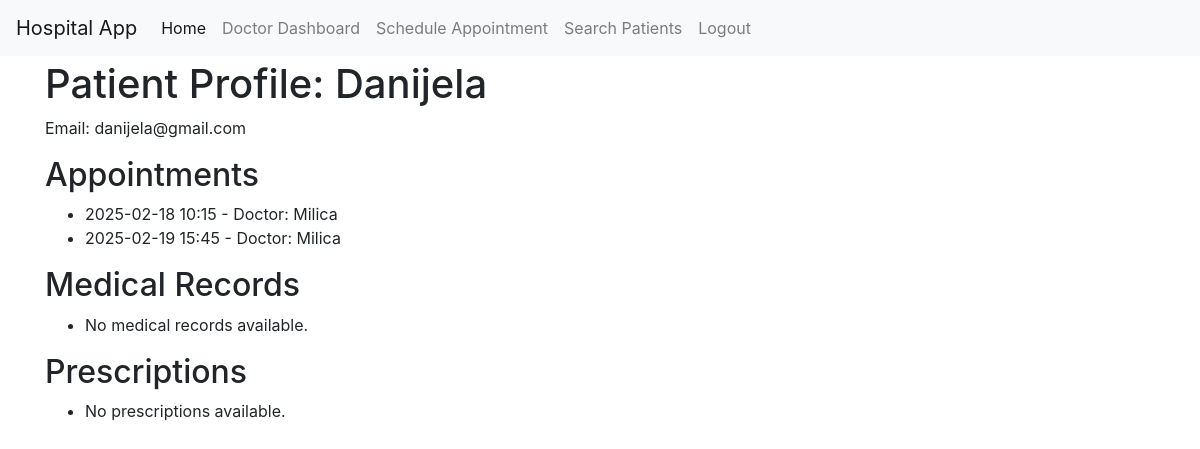
/doctor/patient_profile/1 (signed in), run on an earlier commit of the app's database.
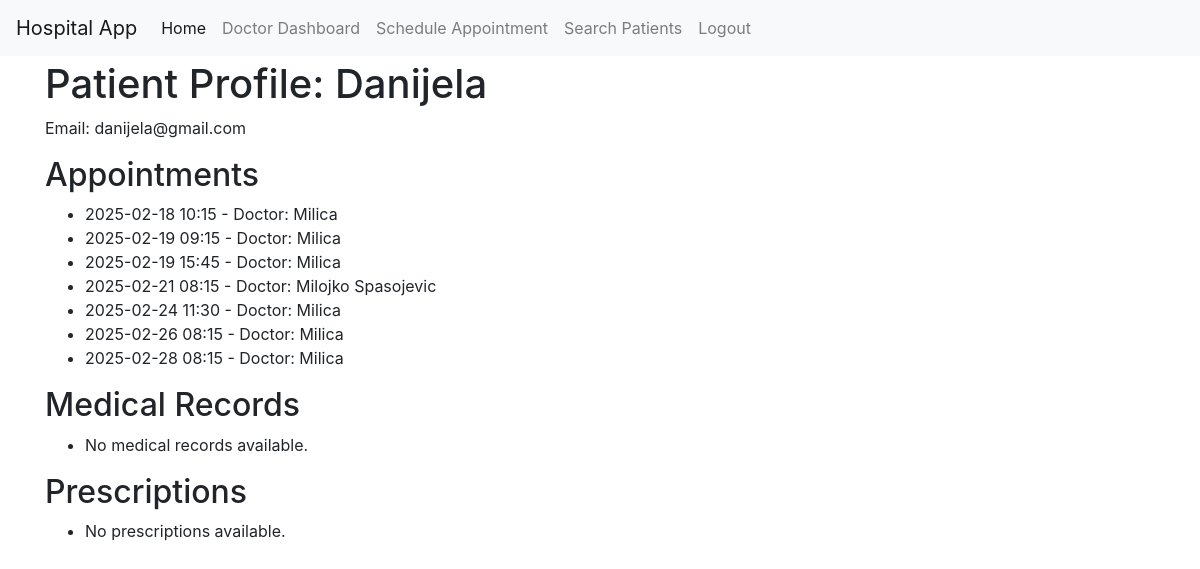
And on a later commit of the database.
### models.py (models this page shows, shortened)
class Appointment(db.Model):
    __tablename__ = 'appointment'
    id = db.Column(db.Integer, primary_key=True)
    appointment_date = db.Column(db.Date, nullable=False)
    appointment_time = db.Column(db.Time, nullable=False)
    patient_id = db.Column(db.Integer, db.ForeignKey('user.id'), nullable=False)
    doctor_id = db.Column(db.Integer, db.ForeignKey('user.id'), nullable=False)
    medical_record_id = db.Column(db.Integer, db.ForeignKey('medical_record.id'))

class User(UserMixin, db.Model):
    __tablename__ = 'user'
    id = db.Column(db.Integer, primary_key=True)
    email = db.Column(db.String(120), index=True, unique=True, nullable=False)
    password_hash = db.Column(db.String(128), nullable=False)
    role = db.Column(db.String(20), default='patient', nullable=False)  # role: admin, doctor, patient
    appointments = db.relationship('Appointment', backref='doctor', lazy=True, foreign_keys='Appointment.doctor_id')  # Specify foreign key
    medical_records = db.relationship('MedicalRecord', backref='patient', lazy=True)
    name = db.Column(db.String(64), index=True)
    specialization = db.Column(db.String(100), nullable=True)
    position = db.Column(db.String(100), nullable=True)  # Staff

### app.py (the view)
@app.route('/doctor/patient_profile/<int:patient_id>')
@login_required
def patient_profile(patient_id):
    if current_user.role != 'doctor':
        return "You are not authorized to access this page."
    patient = User.query.get_or_404(patient_id)
    appointments = Appointment.query.filter_by(patient_id=patient.id).order_by(Appointment.appointment_date, Appointment.appointment_time).all()
    medical_records = MedicalRecord.query.filter_by(patient_id=patient.id).all()
    prescriptions = Prescription.query.filter_by(patient_id=patient.id).all()
    return render_template('doctor/patient_profile.html', patient=patient, appointments=appointments, medical_records=medical_records, prescriptions=prescriptions)

### app.py (called while the page is built)
@login_manager.user_loader
def load_user(user_id):
    return db.session.get(User, int(user_id))

### templates/doctor/patient_profile.html
{% extends 'base.html' %} {% block content %}
<h1>Patient Profile: {{ patient.name }}</h1>
<p>Email: {{ patient.email }}</p>
<h2>Appointments</h2>
<ul>
	{% for appointment in appointments %}
	<li>
		{{ appointment.appointment_date.strftime('%Y-%m-%d') }} {{
		appointment.appointment_time.strftime('%H:%M') }} - Doctor: {{
		appointment.doctor.name }}
	</li>
	{% else %}
	<li>No appointments available.</li>
	{% endfor %}
</ul>
<h2>Medical Records</h2>
<ul>
	{% for record in medical_records %}
	<li>{{ record.id }} - {{ record.report }}</li>
	{% else %}
	<li>No medical records available.</li>
	{% endfor %}
</ul>
<h2>Prescriptions</h2>
<ul>
	{% for prescription in prescriptions %}
	<li>
		{{ prescription.date.strftime('%Y-%m-%d %H:%M') }} - {{
		prescription.medication }}: {{ prescription.dosage }} ({{
		prescription.instructions }})
	</li>
	{% else %}
	<li>No prescriptions available.</li>
	{% endfor %}
</ul>
{% endblock %}

What changed in the data, as far as the page shows it:
added Appointment: appointment_date "2025-02-19", appointment_time "09:15", doctor.name "Milica"
added Appointment: appointment_date "2025-02-21", appointment_time "08:15", doctor.name "Milojko Spasojevic"
added Appointment: appointment_date "2025-02-24", appointment_time "11:30", doctor.name "Milica"
added Appointment: appointment_date "2025-02-26", appointment_time "08:15", doctor.name "Milica"
added Appointment: appointment_date "2025-02-28", appointment_time "08:15", doctor.name "Milica"
